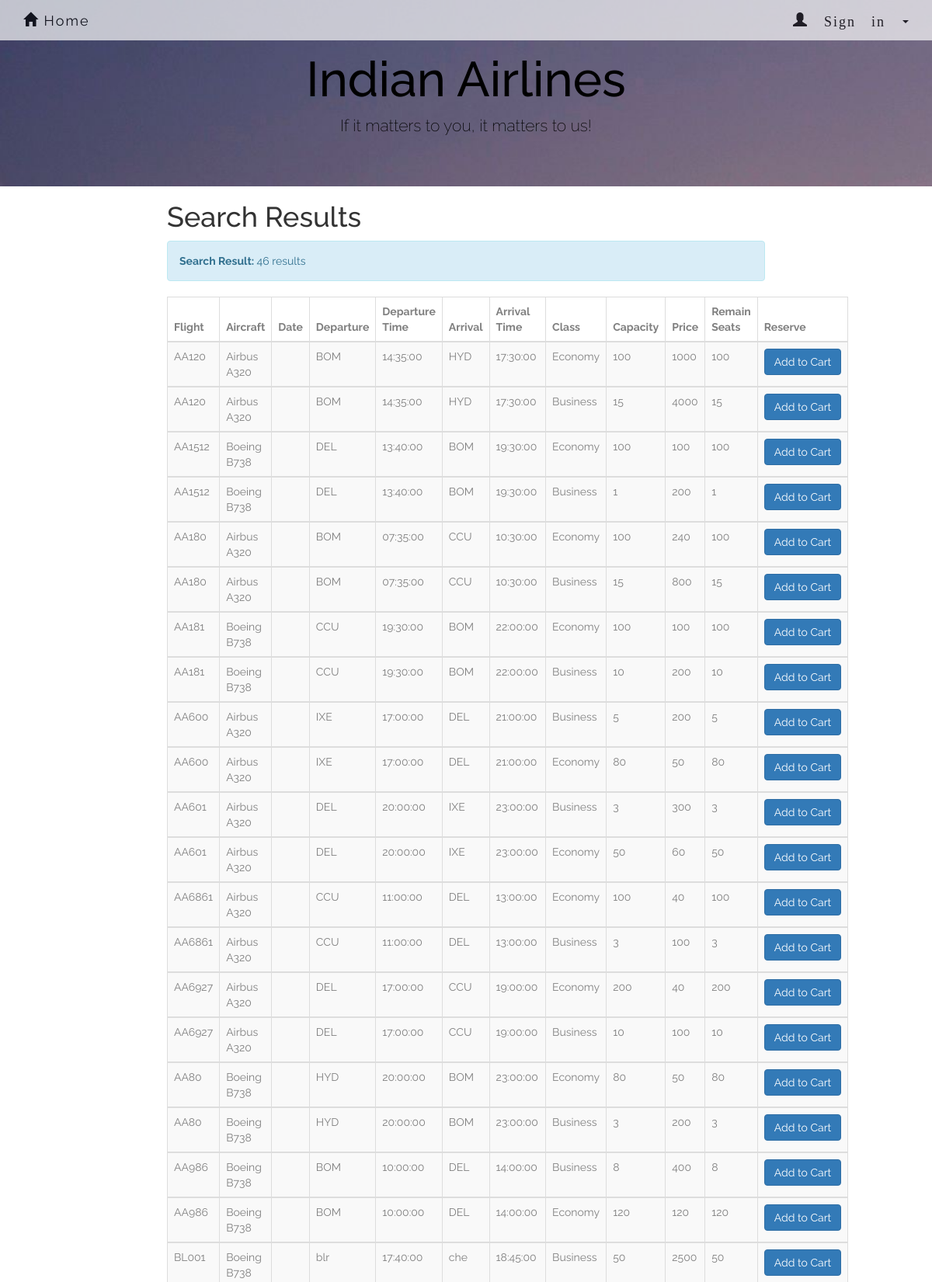
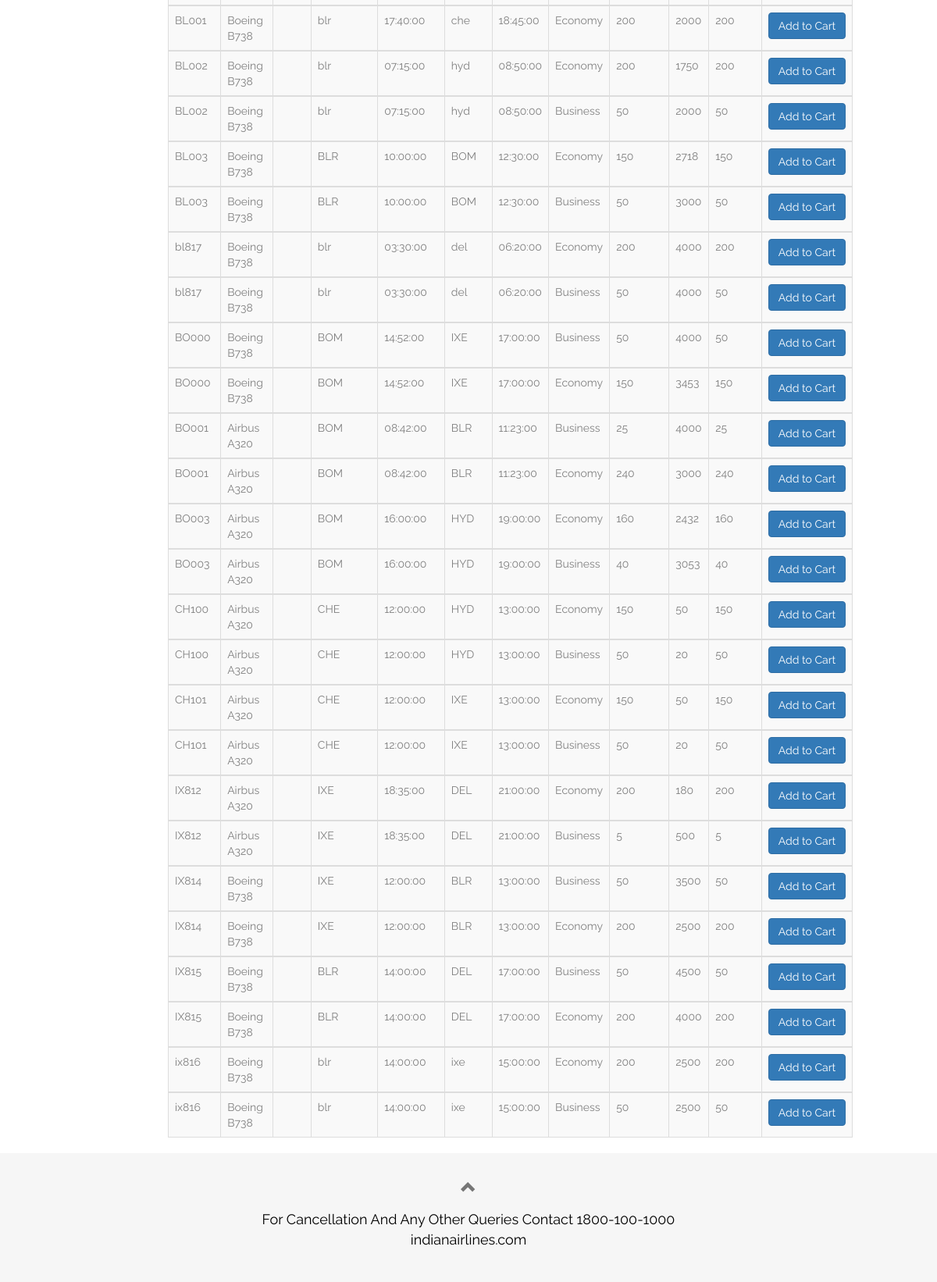
The app's page /SearchResultAll.php with its own data (2 pictures, top to bottom).
### tables this page shows
CREATE TABLE `flight` (
  `number` varchar(20) NOT NULL,
  `airplane_id` varchar(10) NOT NULL,
  `departure` varchar(10) NOT NULL,
  `d_time` time NOT NULL,
  `arrival` varchar(10) NOT NULL,
  `a_time` time NOT NULL
);

CREATE TABLE `class` (
  `number` varchar(10) NOT NULL,
  `name` varchar(20) NOT NULL,
  `capacity` int(11) NOT NULL,
  `price` float NOT NULL
);

CREATE TABLE `airplane` (
  `ID` varchar(10) NOT NULL,
  `type` varchar(10) NOT NULL,
  `company` varchar(20) NOT NULL
);

### SearchResultAll.php (the view, shortened to what this page needs)
<!DOCTYPE html>
<html>
<html lang="en">
<head>
    <link rel="stylesheet" href="http://maxcdn.bootstrapcdn.com/bootstrap/3.3.5/css/bootstrap.min.css">
    <link rel="stylesheet" href="forcompany.css">
    <link rel="stylesheet" href="homepage.css">
    <link rel="stylesheet" href="AdminSignin.css">
  <link rel="stylesheet" type="text/css" href="Search.css">
 </head>
<body>
<nav class="navbar navbar-default navbar-fixed-top">
        <div class="container">
            <div class="navbar-header">
                <a class="navbar-brand" href="homepage.html"><span class="glyphicon glyphicon-home"></span> Home</a>
            </div>
            <div class="collapse navbar-collapse" id="myNavbar">
                <ul class="nav navbar-nav navbar-right">
                    <li class="dropdown" id = "new">
                        <a class="dropdown-toggle" data-toggle="dropdown" href="#"><span class="glyphicon glyphicon-user"> Sign in&nbsp;</span><span class="caret"></span>
                        </a>
                          </li>
                        </ul>
            </div>
        </div>
    </nav>
<div class="jumbotron text-center">
        <h1>Indian Airlines</h1>
        <p>If it matters to you, it matters to us!</p>
</div>
<div class="container-fluid text-center">
  <div class="row content">
    <div class="col-sm-2 sidenav">
    </div>
    <div class="col-sm-8 text-left">
      <h1>Search Results</h1>
<?php
include_once 'dbconnect2.php';
$selectdate = $_POST["selectdate"];
global $sql, $availableNumber;
    $sql = "SELECT *
            FROM flight FL,  class C, airplane AP
            WHERE (FL.number = C.number) AND (FL.airplane_id = AP.ID)
            ORDER BY FL.number";
$result = mysqli_query($con,$sql);
$rowcount = mysqli_num_rows($result);
if($rowcount == 0){
    echo "<div class='alert alert-info'><strong>Search Result: </strong>".$rowcount." result</div>";
}
else{
echo "<div class='alert alert-info'><strong>Search Result: </strong>".$rowcount." results</div>";
echo "<table class='table table-bordered table-striped table-hover'>
      <thead>
      <tr>
        <th>Flight</th>
        <th>Aircraft</th>
        <th>Date</th>
        <th>Departure</th>
        <th>Departure Time</th>
        <th>Arrival</th>
        <th>Arrival Time</th>
        <th>Class</th>
        <th>Capacity</th>
        <th>Price</th>
        <th>Remain Seats</th>
        <th>Reserve</th>
      </tr>
      </thead>";
while($row = mysqli_fetch_array($result)) {
    echo "<tbody><tr>";
    echo "<td>" . $row['number'] . "</td>";
    echo "<td>" . $row['company']." ".$row['type']. "</td>";
    echo "<td>" . $selectdate . "</td>";
    echo "<td>" . $row['departure'] . "</td>";
    echo "<td>" . $row['d_time'] . "</td>";
    echo "<td>" . $row['arrival'] . "</td>";
    echo "<td>" . $row['a_time'] . "</td>";
    echo "<td>" . $row['name'] . "</td>";
    echo "<td>" . $row['capacity'] . "</td>";
    echo "<td>" . $row['price'] . "</td>";
        $seatreserved = "SELECT flightno, classtype, COUNT(*)
                    FROM book B
                    WHERE B.date = '".$selectdate."' AND B.flightno = '".$row['number']."'AND B.classtype ='".$row['name']."' AND paid=1
                    GROUP BY flightno, classtype";
        $reserved = mysqli_query($con, $seatreserved);
        $reservedNumber = mysqli_fetch_array($reserved);
        $capacity = mysqli_query($con, "SELECT capacity FROM class C WHERE C.number='".$row['number']."' AND C.name= '".$row['name']."'");
        $capacityNumber = mysqli_fetch_array($capacity);
        if(mysqli_num_rows($reserved)>0){
            $availableNumber = $capacityNumber['capacity'] - $reservedNumber['COUNT(*)'];
        }else{
            $availableNumber = $capacityNumber['capacity'];
        }
        echo "<td>".$availableNumber."</td>";
    if($availableNumber>0){
    echo '<td>
        <form action="shoppingcart.php" method="post">
        <input type="hidden" name="flightno" value="'.$row['number'].'">
        <input type="hidden" name="classtype" value="'.$row['name'].'">
        <input type="hidden" name="price" value="'.$row['price'].'">
        <input type="hidden" name="date" value="'.$selectdate.'">
        <input type="hidden" name="type" value="all">
        <button type="submit" class="btn btn-primary">Add to Cart</button>
        </form>
        </td>';
    }else{
        echo "<td><button type='button' class='btn btn-warning' onclick='myFunction()'>Not Available</button></td>";
    }
    echo "</tr>";
}
echo " </tbody></table>";
}
?>
    </div>
  </div>
</div>
<footer class="container-fluid text-center">
        <a href="#signUpPage" title="To Top">
            <span class="glyphicon glyphicon-chevron-up"></span>
        </a>
        <p>For Cancellation And Any Other Queries Contact 1800-100-1000 <br> indianairlines.com</p>
</footer>
</body>
</html>

### forcompany.css (style rules this page uses)
body,html { font-family: 'Raleway', sans-serif; }
.jumbotron { background-color: #F6F6F6; color: #black; }
.navbar { margin-bottom: 0; background-color: #b49698; border: 0; font-size: 18px !important; letter-spacing: 2px; opacity: 0.7; color: black; }
.navbar li a, .navbar .navbar-brand { color: black !important; }
footer { background-color: #F6F6F6; color: black; padding: 32px; font-size: 18px; }
footer .glyphicon { font-size: 20px; margin-bottom: 20px; color: #696969; opacity: 0.9; }

### homepage.css (style rules this page uses)
body,html { font-family: 'Raleway', sans-serif; }
.jumbotron.text-center { color: black; background-image:url("f.jpg"); background-size:cover; background-attachment:fixed; width: auto; height: auto; margin-bottom: 0; }
.glyphicon.glyphicon-home { color: black; }
.glyphicon.glyphicon-user { color: black; }
.navbar { margin-bottom: 0; background-color: #FBFBFB; border: 0; font-size: 18px !important; letter-spacing: 2px; opacity: 0.7; color: black; }

### AdminSignin.css (style rules this page uses)
body { font-family: 'Raleway', sans-serif; }
th { width: 50px; height: 10px; color: gray; }
td { color: gray; }
.glyphicon.glyphicon-home { color: black; }
.glyphicon.glyphicon-user { color: black; }

### Search.css (style rules this page uses)
body,html { font-family: 'Raleway', sans-serif; }
.jumbotron { background-color: #F6F6F6; color: black; }
.navbar { margin-bottom: 0; border: 0; font-size: 18px !important; letter-spacing: 2px; opacity: 0.7; color: black; }
.navbar li a, .navbar .navbar-brand { color: black !important; }
footer { background-color: #F6F6F6; color: black; padding: 32px; font-size: 18px; }
footer .glyphicon { font-size: 20px; margin-bottom: 20px; color: #696969; opacity: 0.9; }

### records on screen
flight: class.number "AA120", airplane.company "Airbus", airplane.type "A320", departure "BOM", d_time "14:35:00", arrival "HYD", a_time "17:30:00", class.name "Economy", class.capacity "100", class.price "1000", class.name "Business", class.capacity "15", class.price "4000"
flight: class.number "AA1512", airplane.company "Boeing", airplane.type "B738", departure "DEL", d_time "13:40:00", arrival "BOM", a_time "19:30:00", class.name "Economy", class.capacity "100", class.price "100", class.name "Business", class.capacity "1", class.price "200"
flight: class.number "AA180", airplane.company "Airbus", airplane.type "A320", departure "BOM", d_time "07:35:00", arrival "CCU", a_time "10:30:00", class.name "Economy", class.capacity "100", class.price "240", class.name "Business", class.capacity "15", class.price "800"
flight: class.number "AA181", airplane.company "Boeing", airplane.type "B738", departure "CCU", d_time "19:30:00", arrival "BOM", a_time "22:00:00", class.name "Economy", class.capacity "100", class.price "100", class.name "Business", class.capacity "10", class.price "200"
flight: class.number "AA600", airplane.company "Airbus", airplane.type "A320", departure "IXE", d_time "17:00:00", arrival "DEL", a_time "21:00:00", class.name "Business", class.capacity "5", class.price "200", class.name "Economy", class.capacity "80", class.price "50"
flight: class.number "AA601", airplane.company "Airbus", airplane.type "A320", departure "DEL", d_time "20:00:00", arrival "IXE", a_time "23:00:00", class.name "Business", class.capacity "3", class.price "300", class.name "Economy", class.capacity "50", class.price "60"
flight: class.number "AA6861", airplane.company "Airbus", airplane.type "A320", departure "CCU", d_time "11:00:00", arrival "DEL", a_time "13:00:00", class.name "Economy", class.capacity "100", class.price "40", class.name "Business", class.capacity "3", class.price "100"
flight: class.number "AA6927", airplane.company "Airbus", airplane.type "A320", departure "DEL", d_time "17:00:00", arrival "CCU", a_time "19:00:00", class.name "Economy", class.capacity "200", class.price "40", class.name "Business", class.capacity "10", class.price "100"
flight: class.number "AA80", airplane.company "Boeing", airplane.type "B738", departure "HYD", d_time "20:00:00", arrival "BOM", a_time "23:00:00", class.name "Economy", class.capacity "80", class.price "50", class.name "Business", class.capacity "3", class.price "200"
flight: class.number "AA986", airplane.company "Boeing", airplane.type "B738", departure "BOM", d_time "10:00:00", arrival "DEL", a_time "14:00:00", class.name "Business", class.capacity "8", class.price "400", class.name "Economy", class.capacity "120", class.price "120"
flight: class.number "BL001", airplane.company "Boeing", airplane.type "B738", departure "blr", d_time "17:40:00", arrival "che", a_time "18:45:00", class.name "Business", class.capacity "50", class.price "2500", class.name "Economy", class.capacity "200", class.price "2000"
flight: class.number "BL002", airplane.company "Boeing", airplane.type "B738", departure "blr", d_time "07:15:00", arrival "hyd", a_time "08:50:00", class.name "Economy", class.capacity "200", class.price "1750", class.name "Business", class.capacity "50", class.price "2000"
flight: class.number "BL003", airplane.company "Boeing", airplane.type "B738", departure "BLR", d_time "10:00:00", arrival "BOM", a_time "12:30:00", class.name "Economy", class.capacity "150", class.price "2718", class.name "Business", class.capacity "50", class.price "3000"
flight: class.number "bl817", airplane.company "Boeing", airplane.type "B738", departure "blr", d_time "03:30:00", arrival "del", a_time "06:20:00", class.name "Economy", class.capacity "200", class.price "4000", class.name "Business", class.capacity "50"
flight: class.number "BO000", airplane.company "Boeing", airplane.type "B738", departure "BOM", d_time "14:52:00", arrival "IXE", a_time "17:00:00", class.name "Business", class.capacity "50", class.price "4000", class.name "Economy", class.capacity "150", class.price "3453"
flight: class.number "BO001", airplane.company "Airbus", airplane.type "A320", departure "BOM", d_time "08:42:00", arrival "BLR", a_time "11:23:00", class.name "Business", class.capacity "25", class.price "4000", class.name "Economy", class.capacity "240", class.price "3000"
flight: class.number "BO003", airplane.company "Airbus", airplane.type "A320", departure "BOM", d_time "16:00:00", arrival "HYD", a_time "19:00:00", class.name "Economy", class.capacity "160", class.price "2432", class.name "Business", class.capacity "40", class.price "3053"
flight: class.number "CH100", airplane.company "Airbus", airplane.type "A320", departure "CHE", d_time "12:00:00", arrival "HYD", a_time "13:00:00", class.name "Economy", class.capacity "150", class.price "50", class.name "Business", class.capacity "50", class.price "20"
flight: class.number "CH101", airplane.company "Airbus", airplane.type "A320", departure "CHE", d_time "12:00:00", arrival "IXE", a_time "13:00:00", class.name "Economy", class.capacity "150", class.price "50", class.name "Business", class.capacity "50", class.price "20"
flight: class.number "IX812", airplane.company "Airbus", airplane.type "A320", departure "IXE", d_time "18:35:00", arrival "DEL", a_time "21:00:00", class.name "Economy", class.capacity "200", class.price "180", class.name "Business", class.capacity "5", class.price "500"
flight: class.number "IX814", airplane.company "Boeing", airplane.type "B738", departure "IXE", d_time "12:00:00", arrival "BLR", a_time "13:00:00", class.name "Business", class.capacity "50", class.price "3500", class.name "Economy", class.capacity "200", class.price "2500"
flight: class.number "IX815", airplane.company "Boeing", airplane.type "B738", departure "BLR", d_time "14:00:00", arrival "DEL", a_time "17:00:00", class.name "Business", class.capacity "50", class.price "4500", class.name "Economy", class.capacity "200", class.price "4000"
flight: class.number "ix816", airplane.company "Boeing", airplane.type "B738", departure "blr", d_time "14:00:00", arrival "ixe", a_time "15:00:00", class.name "Economy", class.capacity "200", class.price "2500", class.name "Business", class.capacity "50"

### other values on screen
$rowcount "46"
